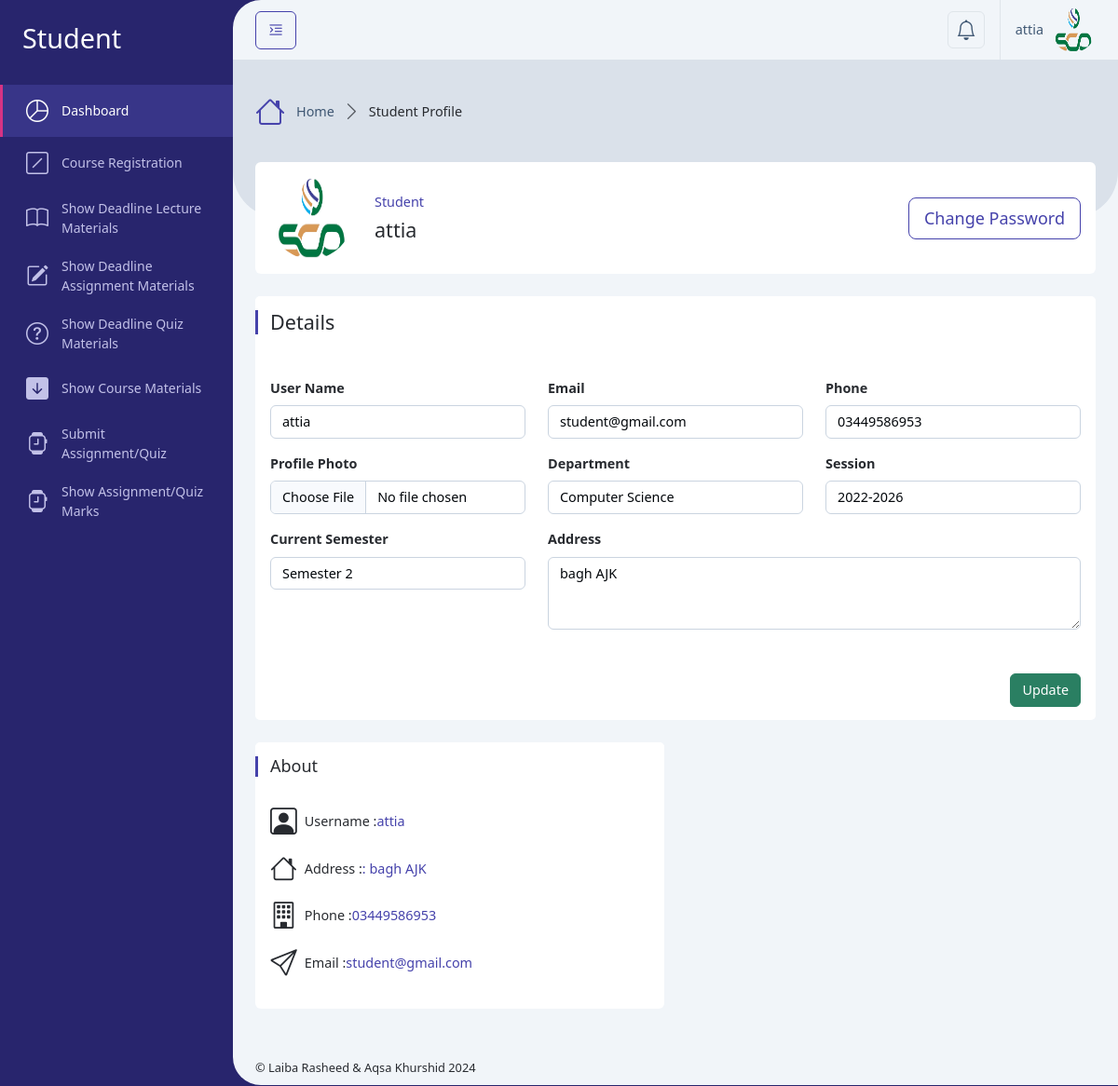
The app's page /Student/profile.php (signed in) with its own data.
### tables this page shows
CREATE TABLE `users` (
  `id` int(11) NOT NULL,
  `username` varchar(50) NOT NULL,
  `email` varchar(100) NOT NULL,
  `address` varchar(255) DEFAULT NULL,
  `phone` varchar(20) DEFAULT NULL,
  `department` varchar(255) DEFAULT NULL,
  `student_semester` varchar(100) DEFAULT NULL,
  `student_session` varchar(100) DEFAULT NULL,
  `instructor_education` varchar(255) DEFAULT NULL,
  `profile_photo` varchar(256) DEFAULT NULL,
  `password` varchar(255) NOT NULL,
  `role_id` int(11) NOT NULL,
  `isActive` tinyint(2) DEFAULT 0,
  `created_at` timestamp NOT NULL DEFAULT current_timestamp()
);

### Student/profile.php (called while the page is built, shortened)
<?php
require '../Database/config.php';
$user = getUserData($_SESSION['user_id']);
include '../setting/_Layout.php';
?>

### Database/config.php (called while the page is built, shortened)
<?php
    $servername = "localhost";
    $username = "root";
    $password = "";
    $dbname = "course_ms";
    $conn = new mysqli($servername, $username, $password, $dbname);
    function getUserData($user_id) {
        global $conn;
        $stmt = $conn->prepare("SELECT * FROM users WHERE id = ?");
        $stmt->bind_param("i", $user_id);
        $stmt->execute();
        $result = $stmt->get_result();
        return $result->fetch_assoc();
    }
?>

### Student/profile_content.php (the view, shortened to what this page needs)
<?php
	$user_id = $_SESSION['user_id'];
	$stmt = $conn->prepare("SELECT * FROM users WHERE id = ?");
	$stmt->bind_param("i", $user_id);
	$stmt->execute();
	$user_result = $stmt->get_result();
	$user = $user_result->fetch_assoc();
?>
<div class="row justify-content-center">
    <div class="col-xxl-12">
        <div class="card mb-4">
            <div class="card-body">
                <div class="row align-items-center">
                    <div class="col-auto">
                        <img src="../assets/uploads/<?php echo htmlspecialchars($user['profile_photo']); ?>" class="img-5xx rounded-circle" alt="Profile Photo" />
                    </div>
                    <div class="col">
                        <h6 class="text-primary">
                            <?php
                                switch ($_SESSION['role_id']) {
                                    case 1:
                                        echo htmlspecialchars('Student');
                                        break;
                                }
                            ?>
                        </h6>
                        <h4 class="m-0"><?php echo htmlspecialchars($user['username']); ?></h4>
                    </div>
                    <div class="col-12 col-md-auto">
                        <a href="#!" class="btn btn-outline-primary btn-lg">Change Password</a>
                    </div>
                </div>
            </div>
        </div>
    </div>
</div>
<div class="row">
    <div class="col-xxl-3 col-sm-6 col-12 order-xxl-1 order-xl-2 order-lg-2 order-md-2 order-sm-2">
        <div class="card mb-4">
            <div class="card-header">
                <h5 class="card-title">About</h5>
            </div>
            <div class="card-body">
                <h6 class="d-flex align-items-center mb-3">
                    <i class="bi bi-person-square fs-2 me-2"></i> Username :
                    <span class="text-primary"><?php echo htmlspecialchars($user['username']); ?></span>
                </h6>
                <h6 class="d-flex align-items-center mb-3">
                    <i class="bi bi-house fs-2 me-2"></i> Address :
                    <span class="text-primary">: <?php echo htmlspecialchars($user['address']); ?></span>
                </h6>
                <h6 class="d-flex align-items-center mb-3">
                    <i class="bi bi-building fs-2 me-2"></i> Phone :
                    <span class="text-primary"><?php echo htmlspecialchars($user['phone']); ?></span>
                </h6>
				<h6 class="d-flex align-items-center mb-3">
                    <i class="bi bi-send fs-2 me-2"></i> Email :
                    <span class="text-primary"><?php echo htmlspecialchars($user['email']); ?></span>
                </h6>
            </div>
        </div>
    </div>
    <div class="col-xxl-9 col-sm-12 col-12 order-xxl-2 order-xl-1 order-lg-1 order-md-1 order-sm-1">
        <div class="card mb-4">
            <form action="Controller/profile_update.php" method="POST" enctype="multipart/form-data">
                <div class="card-header">
                    <h4 class="card-title mb-3">Details</h4>
                </div>
                <div class="card-body">
                    <div class="row">
                        <div class="col-lg-4 col-sm-4 col-12">
                            <div class="mb-3">
                                <label class="form-label">User Name</label>
                                <input type="text" class="form-control" name="username" placeholder="Enter UserName" value="<?php echo htmlspecialchars($user['username']); ?>" required/>
                            </div>
                        </div>
                        <div class="col-lg-4 col-sm-4 col-12">
                            <div class="mb-3">
                                <label class="form-label">Email</label>
                                <input type="email" class="form-control" name="email" placeholder="Enter email address" value="<?php echo htmlspecialchars($user['email']); ?>" required/>
                            </div>
                        </div>
                        <div class="col-lg-4 col-sm-4 col-12">
                            <div class="mb-3">
                                <label class="form-label">Phone</label>
                                <input type="number" class="form-control" name="phone" placeholder="Enter phone number" value="<?php echo htmlspecialchars($user['phone']); ?>" required/>
                            </div>
                        </div>
                        <div class="col-sm-4 col-12">
							<div class="mb-3">
								<label class="form-label">Profile Photo</label>
								<input class="form-control" type="file" name="profile_photo">
							</div>
                        </div>
                        <div class="col-sm-4 col-12">
							<div class="mb-3">
								<label class="form-label">Department</label>
                                <input type="text" class="form-control" name="department" placeholder="Department" value="<?php echo htmlspecialchars($user['department']); ?>" required/>
							</div>
                        </div>
                        <div class="col-sm-4 col-12">
							<div class="mb-3">
								<label class="form-label">Session</label>
                                <input type="text" class="form-control" name="student_session" placeholder="Like 2024-2028" value="<?php echo htmlspecialchars($user['student_session']); ?>" required/>
							</div>
                        </div>
                        <div class="col-sm-4 col-12">
							<div class="mb-3">
								<label class="form-label">Current Semester</label>
                                <select class="form-control" id="editSemester" name="student_semester" required>
                                    <option class="bg-warning" value="<?php echo htmlspecialchars($user['student_semester']); ?>" selected><?php echo htmlspecialchars($user['student_semester']); ?></option>
                                </select>
							</div>
                        </div>
                        <div class="col-sm-8 col-12">
                            <div class="mb-3">
                                <label class="form-label">Address</label>
                                <textarea class="form-control" name="address" placeholder="Enter Address" rows="3" required><?php echo htmlspecialchars($user['address']); ?></textarea>
                            </div>
                        </div>
                    </div>
                </div>
                <div class="card-footer">
                    <div class="d-flex gap-2 justify-content-end">
                        <button type="submit" class="btn btn-success">Update</button>
                    </div>
                </div>
            </form>
        </div>
    </div>
</div>

### setting/_Header.php (shortened to what this page needs)
<div class="app-header d-flex align-items-center">
    <div class="d-flex">
        <button class="btn btn-outline-primary me-2 pin-sidebar" id="pin-sidebar">
            <i class="bi bi-text-indent-left fs-5"></i>
        </button>
    </div>
    <div class="header-actions">
        <div class="dropdown ms-2">
            <a class="dropdown-toggle d-flex p-2 border rounded-2" href="#!" role="button" data-bs-toggle="dropdown"
                aria-expanded="false">
                <i class="bi bi-bell fs-4 lh-1"></i>
            </a>
        </div>
        <div class="dropdown ms-3">
            <a id="userSettings" class="dropdown-toggle d-flex py-2 align-items-center ps-3 border-start" href="#!"
                role="button" data-bs-toggle="dropdown" aria-expanded="false">
                <span class="d-none d-md-block me-2"><?php echo htmlspecialchars($user['username']); ?></span>
                <img src="../assets/uploads/<?php echo htmlspecialchars($user['profile_photo']); ?>" class="rounded-circle img-3x" alt="Bootstrap Gallery" />
            </a>
        </div>
    </div>
</div>

### records on screen
users: username "attia", profile_photo (picture), address "bagh AJK", phone "03449586953", email "student@gmail.com", department "Computer Science", student_session "2022-2026", student_semester "Semester 2"

### other values on screen
$roleTitle "Student"
$title "Student Profile"
